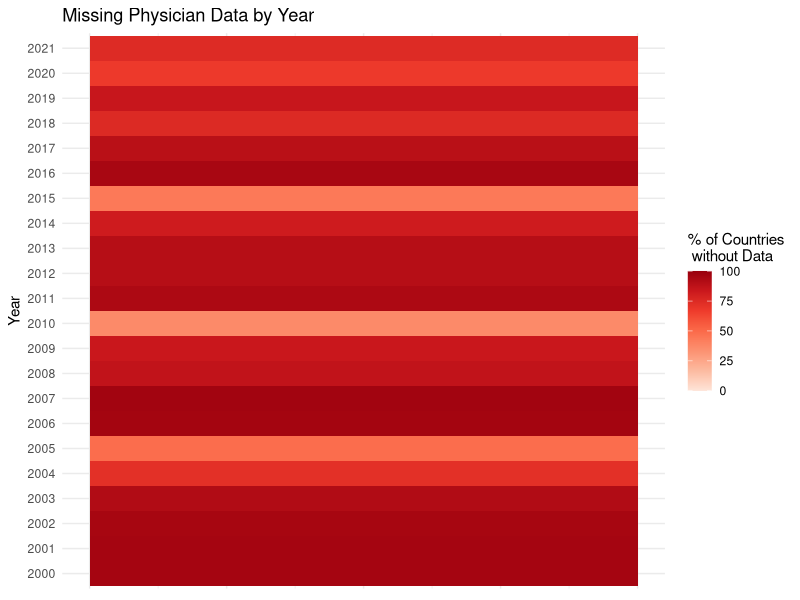

Generate this figure with R:
## ---- chunk 1
#| message: FALSE
library(dplyr)
library(ggplot2)
library(RColorBrewer)

#write.csv(un_health_personnel, "un_health_personnel.csv")

un_health_personnel <- read.csv("un_health_personnel.csv")

un_health_personnel |> 
  filter(Series == "Health personnel: Physicians (number)") |> 
  group_by(Year) |> 
  summarize(count=n()) |>
  mutate(missing_percent = 100 - (((count)/n_distinct(un_health_personnel$Region.Country.Area))*100)) |> 
  ungroup() -> un_health_personnel_number_summary

ggplot(data = un_health_personnel_number_summary, aes(x=1, y=as.factor(Year)))+
  geom_tile(aes(fill=missing_percent))+
  labs(y="Year", fill = "% of Countries\n without Data", title = "Missing Physician Data by Year")+
  scale_fill_distiller(palette = "Reds", direction = 1, limits = c(0,100))+
  theme_minimal()+
  theme(axis.title.x = element_blank(),
        axis.text.x = element_blank(),
        axis.ticks.x = element_blank())
